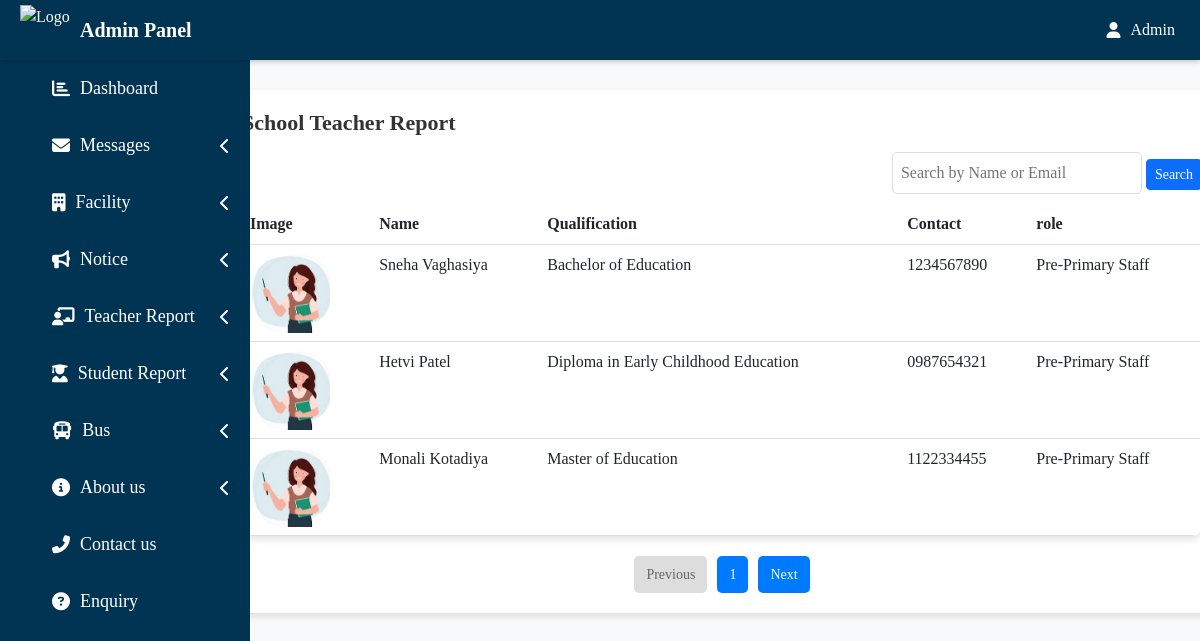
/admin/school_teacher_report.php (signed in), run on the app's committed database.
### tables this page shows
CREATE TABLE `staff` (
  `id` int(11) NOT NULL,
  `name` varchar(100) NOT NULL,
  `email` varchar(100) NOT NULL,
  `contact` varchar(15) NOT NULL,
  `qualification` varchar(255) NOT NULL,
  `role` enum('Pre-Primary Staff','Primary Staff','Upper Primary Staff','Secondary Staff','Higher Secondary Science Staff','Higher Secondary Commerce Staff','Higher Secondary Arts Staff') NOT NULL,
  `image` varchar(255) NOT NULL,
  `date_added` datetime DEFAULT current_timestamp()
);

### admin/school_teacher_report.php (the view, shortened to what this page needs)
<?php
$limit = 3;
$page = isset($_GET['page']) ? (int)$_GET['page'] : 1;
$page = max(1, $page);
$start = ($page - 1) * $limit;
$resultCount = mysqli_query($conn, "SELECT COUNT(*) AS total FROM staff");
$totalRows = mysqli_fetch_assoc($resultCount)['total'];
$totalPages = ceil($totalRows / $limit);
$search = isset($_GET['search']) ? $_GET['search'] : '';
$whereClause = $search ? "WHERE name LIKE '%$search%' OR role LIKE '%$search%'" : "";
$query = "SELECT * FROM staff $whereClause LIMIT $start, $limit";
$result = mysqli_query($conn, $query);
?>
<!DOCTYPE html>
<html lang="en">
<head>
     <link href="https://cdn.jsdelivr.net/npm/bootstrap@5.3.0/dist/css/bootstrap.min.css" rel="stylesheet">
</head>
<body>
    <?php include ('include/header.php'); ?>
    <div class="    container mt-4">
    <div class="container1">
        <fieldset>
   <legend>     <h1>School Teacher Report</h1></legend>
   <div class="search-bar">
        <form method="GET" >
            <input type="text" name="search" placeholder="Search by Name or Email" value="<?php echo $search; ?>">
            <button type="submit" class="btn btn-primary btn-sm">Search</button>
        </form>
    </div>
        <table class="table">
            <tr>
                <th>Image</th>
                <th>Name</th>
                <th>Qualification</th>
                <th>Contact</th>
                <th>role</th>
            </tr>
            <?php while ($row = mysqli_fetch_assoc($result)): ?>
            <tr>
                <td><img src="images/<?php echo $row['image']; ?>"  class="faculty-img "alt="Faculty Image"></td>
                <td><?php echo $row['name']; ?></td>
                <td><?php echo $row['qualification']; ?></td>
                <td><?php echo $row['contact']; ?></td>
                <td><?php echo $row['role']; ?></td>
            </tr>
            <?php endwhile; ?>
        </table>
        <div class="pagination">
            <?php if ($page > 1): ?>
                <a href="?page=<?php echo $page - 1; ?>&search=<?php echo $search; ?>">Previous</a>
            <?php else: ?>
                <span class="disabled">Previous</span>
            <?php endif; ?>
            <span><?php echo $page; ?></span>
            <?php if ($page < $totalPages): ?>
                <a href="?page=<?php echo $page + 1; ?>&search=<?php echo $search; ?>">Next</a>
            <?php else: ?>
                <span class="disabled">Next</span>
            <?php endif; ?>
        </div>
        </fieldset>
    </div>
    </div>
</body>
</html>

### admin/school_teacher_report.php (style rules this page uses)
body { font-family: 'Poppins', sans-serif; background-color: #f8f9fa; }
.container1 { background: #fff; padding: 20px; border-radius: 10px; box-shadow: 0 4px 6px rgba(0, 0, 0, 0.1); margin-top: 90px; margin-left: 180px; width: 1000px; margin-bottom: 30px; }
h1 { font-size: 22px; font-weight: 600; color: #333; }
.search-bar { display: flex; justify-content: flex-end; margin-bottom: 10px; }
.search-bar input { padding: 8px; width: 250px; border-radius: 5px; border: 1px solid #ddd; }
table { width: 90%; background: #fff; border-radius: 10px; overflow: hidden; box-shadow: 0 4px 6px rgba(0, 0, 0, 0.1); }
th { background: #007bff; color: white; text-align: left; padding: 10px; }
td { padding: 10px; border-bottom: 1px solid #ddd; }
.faculty-img { width: 80px; height: 80px; border-radius: 5px; object-fit: cover; }
.pagination { margin-top: 20px; display: flex; justify-content: center; gap: 10px; }
.pagination a, .pagination span { padding: 8px 12px; border-radius: 5px; text-decoration: none; font-size: 14px; background: #007bff; color: white; }
.pagination .disabled { background: #ddd; color: #666; pointer-events: none; }

### admin/include/header.php (style rules this page uses)
* { margin: 0; padding: 0; font-family: times new roman; }

### data on the page
staff: image (picture), name "Sneha Vaghasiya", qualification "Bachelor of Education", contact "1234567890", role "Pre-Primary Staff"
staff: image (picture), name "Hetvi Patel", qualification "Diploma in Early Childhood Education", contact "0987654321", role "Pre-Primary Staff"
staff: image (picture), name "Monali Kotadiya", qualification "Master of Education", contact "1122334455", role "Pre-Primary Staff"

### other printed values
$page "1"
